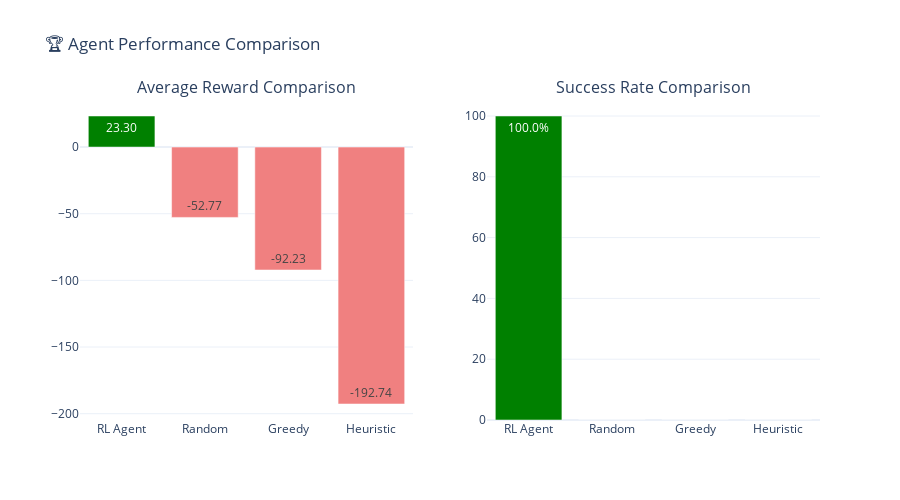

The code cell stored with this chart in its notebook:
### Markdown cell above
## 🏆 Agent Performance Comparison

### Code cell
if RL_AVAILABLE and training_history and agent:
    print("🔄 Running agent evaluation and baseline comparison...")
    
    # Initialize evaluation components
    evaluator = EvaluationMetrics(config)
    baseline_comparison = BaselineComparison(config, database, user_profile)
    
    # Evaluate trained agent
    print("Evaluating RL agent...")
    rl_results = evaluator.evaluate_agent(agent, env, num_episodes=10)
    
    # Run baseline comparisons
    print("Running baseline comparisons...")
    baseline_results = baseline_comparison.evaluate_baselines(env, num_episodes=5)
    
    # Combine results
    all_results = {
        'RL Agent': rl_results,
        **baseline_results
    }
    
    # Create interactive comparison plot
    agents = list(all_results.keys())
    avg_rewards = [result.get_average_reward() for result in all_results.values()]
    success_rates = [result.get_success_rate() for result in all_results.values()]
    
    # Create comparison plot
    fig = make_subplots(
        rows=1, cols=2,
        subplot_titles=('Average Reward Comparison', 'Success Rate Comparison'),
        specs=[[{"secondary_y": False}, {"secondary_y": False}]]
    )
    
    # Reward comparison
    colors = ['green' if agent == 'RL Agent' else 'lightcoral' for agent in agents]
    fig.add_trace(
        go.Bar(x=agents, y=avg_rewards, name='Avg Reward', 
               marker_color=colors, text=[f'{r:.2f}' for r in avg_rewards],
               textposition='auto'),
        row=1, col=1
    )
    
    # Success rate comparison
    fig.add_trace(
        go.Bar(x=agents, y=[r*100 for r in success_rates], name='Success Rate (%)',
               marker_color=colors, text=[f'{r:.1%}' for r in success_rates],
               textposition='auto'),
        row=1, col=2
    )
    
    fig.update_layout(
        title='🏆 Agent Performance Comparison',
        height=500,
        showlegend=False,
        template='plotly_white'
    )
    
    fig.show()
    
    # Print detailed results
    print("\n" + "="*60)
    print("🏆 DETAILED COMPARISON RESULTS")
    print("="*60)
    
    for i, (name, result) in enumerate(all_results.items(), 1):
        avg_reward = result.get_average_reward()
        success_rate = result.get_success_rate()
        print(f"{i}. {name:12}: Reward = {avg_reward:8.3f}, Success = {success_rate:.1%}")
        
else:
    print("❌ Cannot run comparison - Agent not available")

### Figure 1 — Plotly figure (JSON) as saved in the notebook; plotly's stock layout.template omitted (floating-point values rounded to 4 significant figures)
{"data": [{"marker": {"color": ["green", "lightcoral", "lightcoral", "lightcoral"]}, "name": "Avg Reward", "text": ["23.30", "-52.77", "-92.23", "-192.74"], "textposition": "auto", "type": "bar", "x": ["RL Agent", "Random", "Greedy", "Heuristic"], "xaxis": "x", "y": [23.3, -52.77, -92.23, -192.7], "yaxis": "y"}, {"marker": {"color": ["green", "lightcoral", "lightcoral", "lightcoral"]}, "name": "Success Rate (%)", "text": ["100.0%", "0.0%", "0.0%", "0.0%"], "textposition": "auto", "type": "bar", "x": ["RL Agent", "Random", "Greedy", "Heuristic"], "xaxis": "x2", "y": [100, 0, 0, 0], "yaxis": "y2"}], "layout": {"annotations": [{"font": {"size": 16}, "showarrow": false, "text": "Average Reward Comparison", "x": 0.225, "xanchor": "center", "xref": "paper", "y": 1, "yanchor": "bottom", "yref": "paper"}, {"font": {"size": 16}, "showarrow": false, "text": "Success Rate Comparison", "x": 0.775, "xanchor": "center", "xref": "paper", "y": 1, "yanchor": "bottom", "yref": "paper"}], "height": 500, "showlegend": false, "title": {"text": "🏆 Agent Performance Comparison"}, "xaxis": {"anchor": "y", "domain": [0, 0.45]}, "xaxis2": {"anchor": "y2", "domain": [0.55, 1]}, "yaxis": {"anchor": "x", "domain": [0, 1]}, "yaxis2": {"anchor": "x2", "domain": [0, 1]}}}
